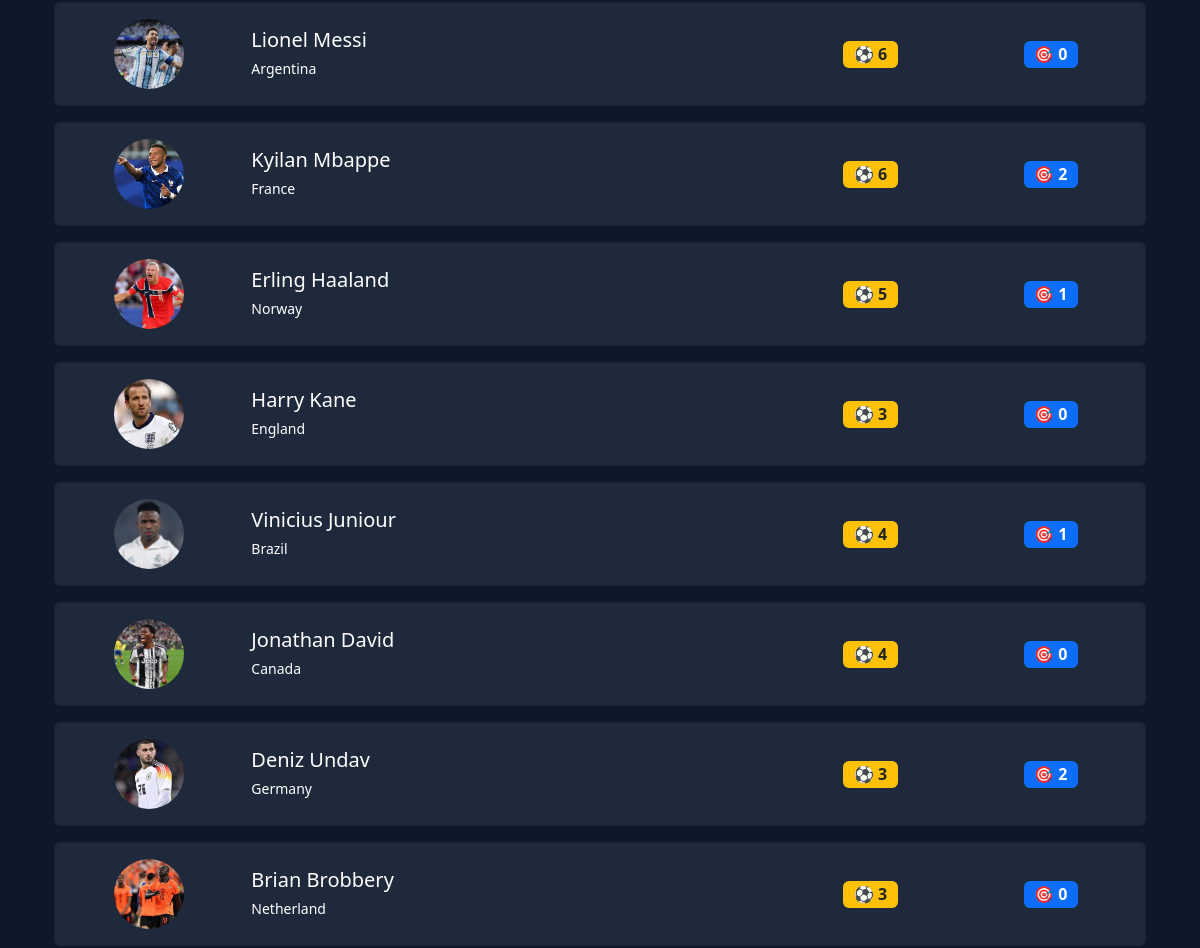
The page /search/ (middle part) on the database as committed earlier.
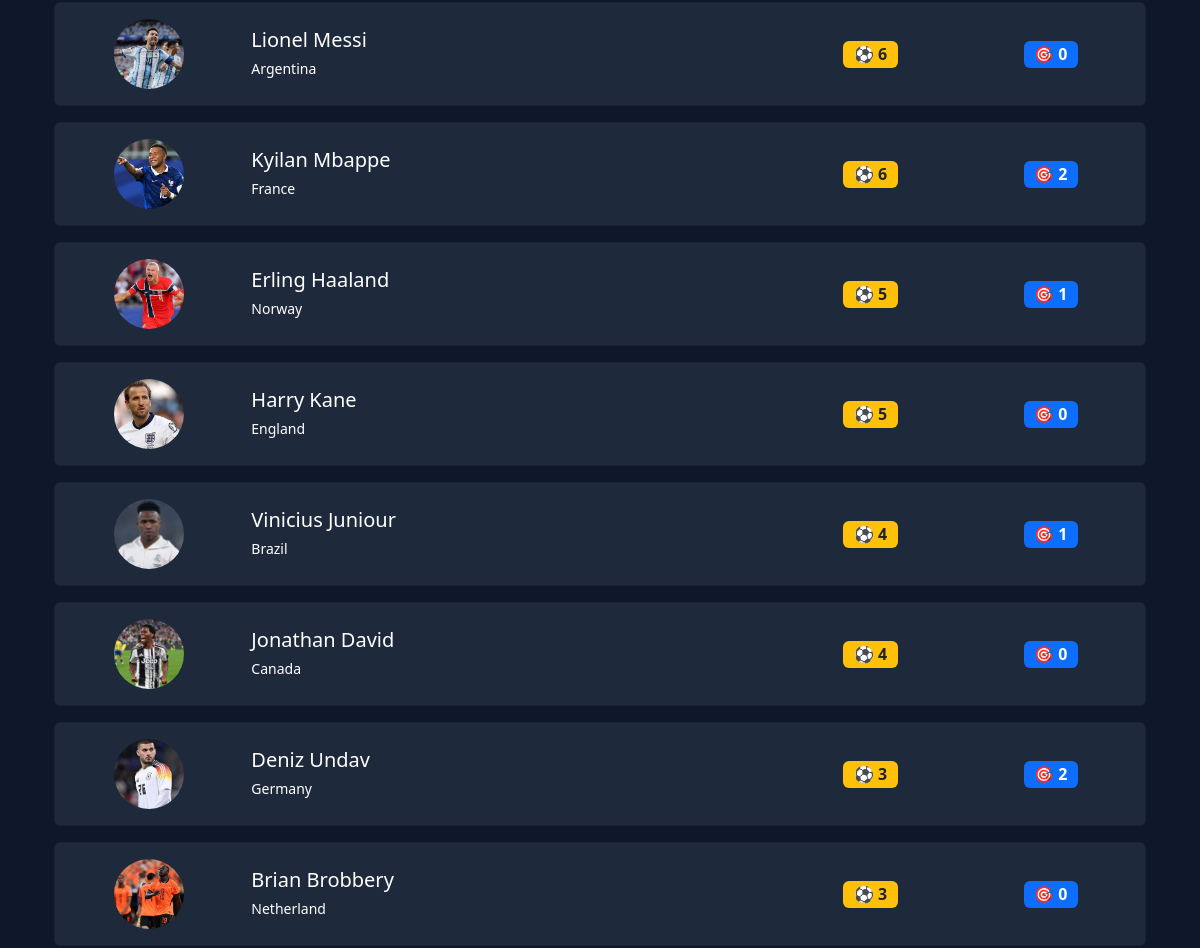
The same page on the database as committed later.
### worldcup/models.py (models this page shows, shortened)
class TopScorer(models.Model):
    player_name = models.CharField(max_length=100)
    country = models.CharField(max_length=100)
    goals = models.IntegerField(default=0)
    assists = models.IntegerField(default=0)
    photo = models.ImageField(upload_to='scorers/', blank=True, null=True)

### worldcup/views.py (the view)
# urls.py: path('search/', views.search, name='search'),
def search(request):
    query = request.GET.get("q", "")
    players = Player.objects.filter(name__icontains=query)
    top_scorers = TopScorer.objects.filter(player_name__icontains=query)
    news = News.objects.filter(title__icontains=query)
    player_team_ids = players.values_list("team_id", flat=True)
    teams = Team.objects.filter(
        name__icontains=query
    ) | Team.objects.filter(
        id__in=player_team_ids
    )
    teams = teams.distinct()
    return render(request, "worldcup/search.html", {
        "query": query,
        "teams": teams,
        "players": players,
        "top_scorers": top_scorers,
        "news": news,
    })

### worldcup/templates/worldcup/search.html (shortened to what this page needs)
{% extends 'worldcup/base.html' %}
{% block content %}
<div class="container mt-4">
{% for scorer in top_scorers %}
<div class="card mb-3 p-3">
    <div class="row align-items-center">
        <div class="col-md-2 text-center">
            {% if scorer.photo %}
                <img src="{{ scorer.photo.url }}"
                     width="70"
                     height="70"
                     style="border-radius:50%;object-fit:cover;">
            {% endif %}
        </div>
        <div class="col-md-6">
            <h5 class="mb-1">{{ scorer.player_name }}</h5>
            <small>{{ scorer.country }}</small>
        </div>
        <div class="col-md-2 text-center">
            <span class="badge bg-warning text-dark fs-6">
                ⚽ {{ scorer.goals }}
            </span>
        </div>
        <div class="col-md-2 text-center">
            <span class="badge bg-primary fs-6">
                🎯 {{ scorer.assists }}
            </span>
        </div>
    </div>
</div>
{% empty %}
<p>No top scorers found.</p>
{% endfor %}
</div>
{% endblock %}

Rows that differ between the two databases and show on the page:
changed TopScorer "Harry Kane": goals "3" → "5"
